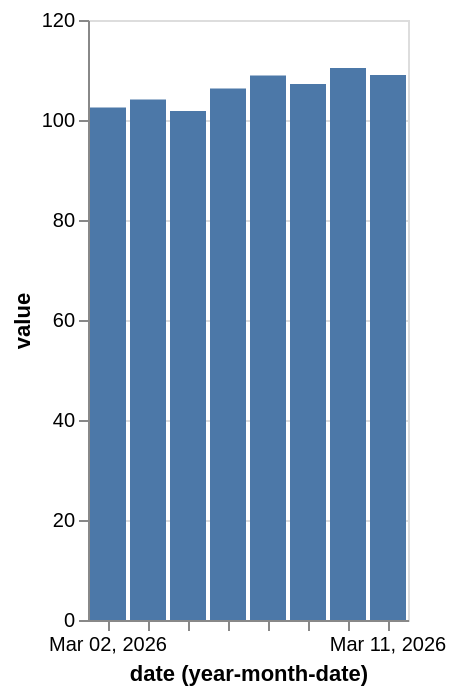

Express this chart as Vega-Lite.
### Vega-Lite specification from a JSON file in a GitHub repository (floating-point values rounded to 4 significant figures)
{"$schema": "https://vega.github.io/schema/vega-lite/v6.json", "data": {"values": [{"date": "2026-03-02", "value": 102.5}, {"date": "2026-03-03", "value": 104.1}, {"date": "2026-03-04", "value": 101.8}, {"date": "2026-03-05", "value": 106.3}, {"date": "2026-03-06", "value": 108.9}, {"date": "2026-03-09", "value": 107.2}, {"date": "2026-03-10", "value": 110.4}, {"date": "2026-03-11", "value": 109.0}]}, "description": "Totals per weekday-free date unit (yearmonthdate) via encoding timeUnit.", "encoding": {"x": {"field": "date", "timeUnit": "yearmonthdate", "type": "ordinal"}, "y": {"field": "value", "type": "quantitative"}}, "mark": "bar", "usermeta": {"eas": {"standin_ratio": 0.0158, "threshold": 0.04}}}
